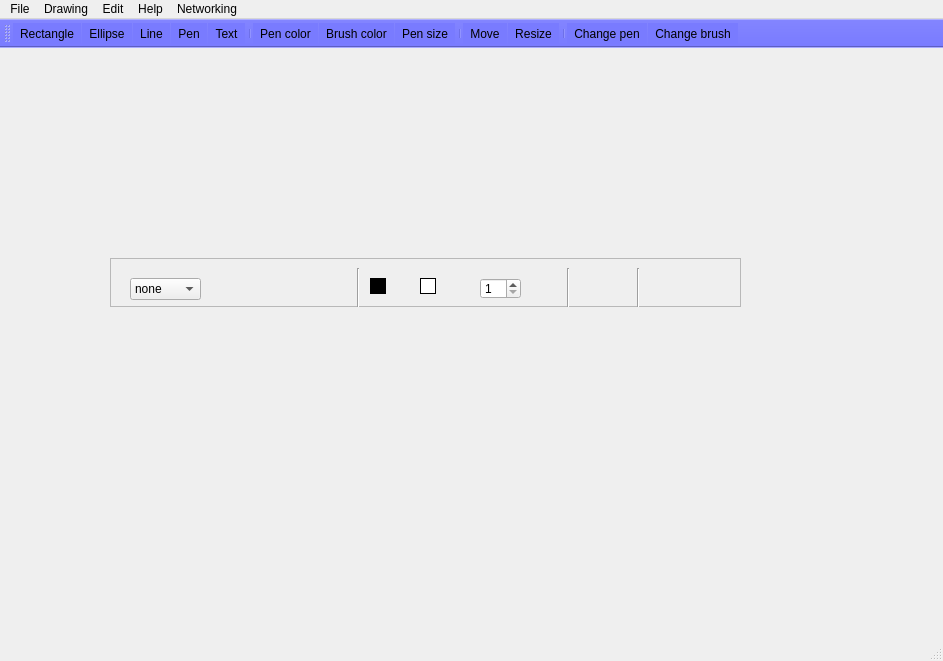
<?xml version="1.0" encoding="UTF-8"?>
<ui version="4.0">
 <class>main_window</class>
 <widget class="QMainWindow" name="main_window">
  <property name="geometry">
   <rect>
    <x>0</x>
    <y>0</y>
    <width>943</width>
    <height>661</height>
   </rect>
  </property>
  <property name="windowTitle">
   <string>Painter</string>
  </property>
  <property name="autoFillBackground">
   <bool>false</bool>
  </property>
  <property name="styleSheet">
   <string notr="true"/>
  </property>
  <property name="documentMode">
   <bool>false</bool>
  </property>
  <property name="tabShape">
   <enum>QTabWidget::Triangular</enum>
  </property>
  <widget class="QWidget" name="centralWidget">
   <widget class="QFrame" name="frame_2">
    <property name="geometry">
     <rect>
      <x>110</x>
      <y>210</y>
      <width>631</width>
      <height>49</height>
     </rect>
    </property>
    <property name="frameShape">
     <enum>QFrame::StyledPanel</enum>
    </property>
    <property name="frameShadow">
     <enum>QFrame::Raised</enum>
    </property>
    <widget class="QSpinBox" name="spin_box_pen_size">
     <property name="geometry">
      <rect>
       <x>370</x>
       <y>20</y>
       <width>41</width>
       <height>21</height>
      </rect>
     </property>
     <property name="minimum">
      <number>1</number>
     </property>
    </widget>
    <widget class="QPushButton" name="pushbutton_ellipse">
     <property name="geometry">
      <rect>
       <x>200</x>
       <y>10</y>
       <width>38</width>
       <height>38</height>
      </rect>
     </property>
     <property name="styleSheet">
      <string notr="true">#pushbutton_ellipse {
background-color: transparent;
border-image: url(:off.png);
background: none;
border: none;
background-repeat: none;
}

#pushbutton_ellipse:hover
{
border: 1px solid black;
}</string>
     </property>
     <property name="text">
      <string/>
     </property>
     <property name="icon">
      <iconset resource="resources.qrc">
       <normaloff>:/icons/icons/oval-shape.png</normaloff>:/icons/icons/oval-shape.png</iconset>
     </property>
     <property name="iconSize">
      <size>
       <width>32</width>
       <height>32</height>
      </size>
     </property>
    </widget>
    <widget class="QPushButton" name="pb_change_pen">
     <property name="geometry">
      <rect>
       <x>540</x>
       <y>10</y>
       <width>35</width>
       <height>35</height>
      </rect>
     </property>
     <property name="styleSheet">
      <string notr="true">#pb_change_pen{
background-color: transparent;
border-image: url(:off.png);
background: none;
border: none;
background-repeat: none;
}

#pb_change_pen:hover
{
border: 1px solid black;
}</string>
     </property>
     <property name="text">
      <string/>
     </property>
     <property name="icon">
      <iconset resource="resources.qrc">
       <normaloff>:/icons/icons/paint-palette.png</normaloff>:/icons/icons/paint-palette.png</iconset>
     </property>
     <property name="iconSize">
      <size>
       <width>20</width>
       <height>20</height>
      </size>
     </property>
    </widget>
    <widget class="QPushButton" name="pushButton_brush">
     <property name="geometry">
      <rect>
       <x>330</x>
       <y>10</y>
       <width>35</width>
       <height>35</height>
      </rect>
     </property>
     <property name="styleSheet">
      <string notr="true">#pushButton_brush{
background-color: transparent;
border-image: url(:off.png);
background: none;
border: none;
background-repeat: none;
}

#pushButton_brush:hover
{
border: 1px solid black;
}</string>
     </property>
     <property name="text">
      <string/>
     </property>
     <property name="icon">
      <iconset resource="resources.qrc">
       <normaloff>:/icons/icons/paint-brush.png</normaloff>:/icons/icons/paint-brush.png</iconset>
     </property>
     <property name="iconSize">
      <size>
       <width>22</width>
       <height>22</height>
      </size>
     </property>
    </widget>
    <widget class="QPushButton" name="pushbutton_pen">
     <property name="geometry">
      <rect>
       <x>90</x>
       <y>10</y>
       <width>38</width>
       <height>38</height>
      </rect>
     </property>
     <property name="styleSheet">
      <string notr="true">#pushbutton_pen{
background-color: transparent;
background: none;
border: none;
}
#pushbutton_pen:hover
{
border: 1px solid black;
}</string>
     </property>
     <property name="text">
      <string/>
     </property>
     <property name="icon">
      <iconset resource="resources.qrc">
       <normaloff>:/icons/icons/crayola.png</normaloff>:/icons/icons/crayola.png</iconset>
     </property>
     <property name="iconSize">
      <size>
       <width>23</width>
       <height>23</height>
      </size>
     </property>
    </widget>
    <widget class="Line" name="line_2">
     <property name="geometry">
      <rect>
       <x>450</x>
       <y>10</y>
       <width>16</width>
       <height>41</height>
      </rect>
     </property>
     <property name="orientation">
      <enum>Qt::Vertical</enum>
     </property>
    </widget>
    <widget class="QLabel" name="label_brush">
     <property name="geometry">
      <rect>
       <x>310</x>
       <y>20</y>
       <width>16</width>
       <height>16</height>
      </rect>
     </property>
     <property name="styleSheet">
      <string notr="true">border:1px solid black;
background-color: white;</string>
     </property>
     <property name="text">
      <string/>
     </property>
    </widget>
    <widget class="QPushButton" name="pushbutton_color">
     <property name="geometry">
      <rect>
       <x>280</x>
       <y>10</y>
       <width>31</width>
       <height>35</height>
      </rect>
     </property>
     <property name="styleSheet">
      <string notr="true">#pushbutton_color{
background-color: transparent;
border-image: url(:off.png);
background: none;
border: none;
background-repeat: none;
}

#pushbutton_color:hover
{
border: 1px solid black;
}</string>
     </property>
     <property name="text">
      <string/>
     </property>
     <property name="icon">
      <iconset resource="resources.qrc">
       <normaloff>:/icons/icons/paint-pen.png</normaloff>:/icons/icons/paint-pen.png</iconset>
     </property>
     <property name="iconSize">
      <size>
       <width>22</width>
       <height>22</height>
      </size>
     </property>
    </widget>
    <widget class="Line" name="line">
     <property name="geometry">
      <rect>
       <x>240</x>
       <y>10</y>
       <width>16</width>
       <height>41</height>
      </rect>
     </property>
     <property name="orientation">
      <enum>Qt::Vertical</enum>
     </property>
    </widget>
    <widget class="Line" name="line_3">
     <property name="geometry">
      <rect>
       <x>520</x>
       <y>10</y>
       <width>16</width>
       <height>41</height>
      </rect>
     </property>
     <property name="orientation">
      <enum>Qt::Vertical</enum>
     </property>
    </widget>
    <widget class="QPushButton" name="pushbutton_resize">
     <property name="geometry">
      <rect>
       <x>490</x>
       <y>10</y>
       <width>35</width>
       <height>35</height>
      </rect>
     </property>
     <property name="styleSheet">
      <string notr="true">#pushbutton_resize{
background-color: transparent;
border-image: url(:off.png);
background: none;
border: none;
background-repeat: none;
}

#pushbutton_resize:hover
{
border: 1px solid black;
}</string>
     </property>
     <property name="text">
      <string/>
     </property>
     <property name="icon">
      <iconset resource="resources.qrc">
       <normaloff>:/icons/icons/expand.png</normaloff>:/icons/icons/expand.png</iconset>
     </property>
     <property name="iconSize">
      <size>
       <width>22</width>
       <height>22</height>
      </size>
     </property>
    </widget>
    <widget class="QLabel" name="label">
     <property name="geometry">
      <rect>
       <x>420</x>
       <y>20</y>
       <width>25</width>
       <height>25</height>
      </rect>
     </property>
     <property name="text">
      <string/>
     </property>
     <property name="pixmap">
      <pixmap resource="resources.qrc">:/icons/icons/pen24.png</pixmap>
     </property>
     <property name="scaledContents">
      <bool>false</bool>
     </property>
    </widget>
    <widget class="QLabel" name="label_pen">
     <property name="geometry">
      <rect>
       <x>260</x>
       <y>20</y>
       <width>16</width>
       <height>16</height>
      </rect>
     </property>
     <property name="styleSheet">
      <string notr="true">border:1px solid black;
background-color: black;</string>
     </property>
     <property name="frameShape">
      <enum>QFrame::NoFrame</enum>
     </property>
     <property name="text">
      <string/>
     </property>
     <property name="textInteractionFlags">
      <set>Qt::LinksAccessibleByMouse|Qt::TextEditable</set>
     </property>
    </widget>
    <widget class="QPushButton" name="pushbutton_line">
     <property name="geometry">
      <rect>
       <x>170</x>
       <y>10</y>
       <width>31</width>
       <height>38</height>
      </rect>
     </property>
     <property name="styleSheet">
      <string notr="true">#pushbutton_line {
background-color: transparent;
border-image: url(:off.png);
background: none;
border: none;
background-repeat: none;
}

#pushbutton_line:hover
{
border: 1px solid black;
}</string>
     </property>
     <property name="text">
      <string/>
     </property>
     <property name="icon">
      <iconset resource="resources.qrc">
       <normaloff>:/icons/icons/vector.png</normaloff>:/icons/icons/vector.png</iconset>
     </property>
     <property name="iconSize">
      <size>
       <width>19</width>
       <height>19</height>
      </size>
     </property>
    </widget>
    <widget class="QComboBox" name="comboBox_shape">
     <property name="geometry">
      <rect>
       <x>20</x>
       <y>20</y>
       <width>71</width>
       <height>22</height>
      </rect>
     </property>
     <item>
      <property name="text">
       <string>none</string>
      </property>
     </item>
     <item>
      <property name="text">
       <string>line</string>
      </property>
     </item>
     <item>
      <property name="text">
       <string>rect</string>
      </property>
     </item>
     <item>
      <property name="text">
       <string>ellipse</string>
      </property>
     </item>
     <item>
      <property name="text">
       <string>pen</string>
      </property>
     </item>
    </widget>
    <widget class="QPushButton" name="pushbutton_rect">
     <property name="geometry">
      <rect>
       <x>130</x>
       <y>10</y>
       <width>38</width>
       <height>38</height>
      </rect>
     </property>
     <property name="styleSheet">
      <string notr="true">#pushbutton_rect {
background-color: transparent;
border-image: url(:off.png);
background: none;
border: none;
background-repeat: none;
}

#pushbutton_rect:hover
{
border: 1px solid black;
}</string>
     </property>
     <property name="text">
      <string/>
     </property>
     <property name="icon">
      <iconset resource="resources.qrc">
       <normaloff>:/icons/icons/irectangle.png</normaloff>
       <selectedon>icons/rectangle_click.png</selectedon>:/icons/icons/irectangle.png</iconset>
     </property>
     <property name="iconSize">
      <size>
       <width>32</width>
       <height>32</height>
      </size>
     </property>
    </widget>
    <widget class="QPushButton" name="pushbutton_hand">
     <property name="geometry">
      <rect>
       <x>460</x>
       <y>10</y>
       <width>35</width>
       <height>35</height>
      </rect>
     </property>
     <property name="styleSheet">
      <string notr="true">#pushbutton_hand{
background-color: transparent;
border-image: url(:off.png);
background: none;
border: none;
background-repeat: none;
}

#pushbutton_hand:hover
{
border: 1px solid black;
}</string>
     </property>
     <property name="text">
      <string/>
     </property>
     <property name="icon">
      <iconset resource="resources.qrc">
       <normaloff>:/icons/icons/hold.png</normaloff>:/icons/icons/hold.png</iconset>
     </property>
     <property name="iconSize">
      <size>
       <width>22</width>
       <height>22</height>
      </size>
     </property>
    </widget>
    <widget class="QPushButton" name="pb_change_brush">
     <property name="geometry">
      <rect>
       <x>570</x>
       <y>10</y>
       <width>35</width>
       <height>35</height>
      </rect>
     </property>
     <property name="styleSheet">
      <string notr="true">#pb_change_brush{
background-color: transparent;
border-image: url(:off.png);
background: none;
border: none;
background-repeat: none;
}

#pb_change_brush:hover
{
border: 1px solid black;
}</string>
     </property>
     <property name="text">
      <string/>
     </property>
     <property name="icon">
      <iconset resource="resources.qrc">
       <normaloff>:/icons/icons/spray.png</normaloff>:/icons/icons/spray.png</iconset>
     </property>
     <property name="iconSize">
      <size>
       <width>25</width>
       <height>25</height>
      </size>
     </property>
    </widget>
   </widget>
   <widget class="QLabel" name="label_2">
    <property name="geometry">
     <rect>
      <x>100</x>
      <y>590</y>
      <width>47</width>
      <height>13</height>
     </rect>
    </property>
    <property name="text">
     <string>TextLabel</string>
    </property>
   </widget>
  </widget>
  <widget class="QMenuBar" name="menuBar">
   <property name="geometry">
    <rect>
     <x>0</x>
     <y>0</y>
     <width>943</width>
     <height>21</height>
    </rect>
   </property>
   <property name="styleSheet">
    <string notr="true"/>
   </property>
   <widget class="QMenu" name="menuFIle">
    <property name="title">
     <string>File</string>
    </property>
    <addaction name="separator"/>
    <addaction name="actionOpen"/>
    <addaction name="actionSave"/>
    <addaction name="actionSave_As"/>
   </widget>
   <widget class="QMenu" name="menuHellp">
    <property name="title">
     <string>Help</string>
    </property>
   </widget>
   <widget class="QMenu" name="menuDrawing">
    <property name="title">
     <string>Drawing</string>
    </property>
    <widget class="QMenu" name="menuShape">
     <property name="title">
      <string>Shape</string>
     </property>
     <addaction name="actionRectangle"/>
     <addaction name="actionEllipse"/>
     <addaction name="actionLine"/>
     <addaction name="actionText"/>
     <addaction name="actionPen"/>
    </widget>
    <addaction name="menuShape"/>
    <addaction name="actionPen_color"/>
    <addaction name="actionBrush_color"/>
    <addaction name="actionPen_size"/>
   </widget>
   <widget class="QMenu" name="menuEdit">
    <property name="title">
     <string>Edit</string>
    </property>
    <addaction name="actionUndo"/>
    <addaction name="actionRedo"/>
    <addaction name="actionMove"/>
    <addaction name="actionResize"/>
    <addaction name="actionChange_pen"/>
    <addaction name="actionChange_brush"/>
   </widget>
   <widget class="QMenu" name="menuNetworking">
    <property name="title">
     <string>Networking</string>
    </property>
    <addaction name="actionConnect_to_server"/>
   </widget>
   <addaction name="menuFIle"/>
   <addaction name="menuDrawing"/>
   <addaction name="menuEdit"/>
   <addaction name="menuHellp"/>
   <addaction name="menuNetworking"/>
  </widget>
  <widget class="QToolBar" name="toolBar">
   <property name="palette">
    <palette>
     <active>
      <colorrole role="Button">
       <brush brushstyle="SolidPattern">
        <color alpha="255">
         <red>121</red>
         <green>123</green>
         <blue>255</blue>
        </color>
       </brush>
      </colorrole>
      <colorrole role="Base">
       <brush brushstyle="SolidPattern">
        <color alpha="255">
         <red>121</red>
         <green>123</green>
         <blue>255</blue>
        </color>
       </brush>
      </colorrole>
      <colorrole role="Window">
       <brush brushstyle="SolidPattern">
        <color alpha="255">
         <red>121</red>
         <green>123</green>
         <blue>255</blue>
        </color>
       </brush>
      </colorrole>
     </active>
     <inactive>
      <colorrole role="Button">
       <brush brushstyle="SolidPattern">
        <color alpha="255">
         <red>121</red>
         <green>123</green>
         <blue>255</blue>
        </color>
       </brush>
      </colorrole>
      <colorrole role="Base">
       <brush brushstyle="SolidPattern">
        <color alpha="255">
         <red>121</red>
         <green>123</green>
         <blue>255</blue>
        </color>
       </brush>
      </colorrole>
      <colorrole role="Window">
       <brush brushstyle="SolidPattern">
        <color alpha="255">
         <red>121</red>
         <green>123</green>
         <blue>255</blue>
        </color>
       </brush>
      </colorrole>
     </inactive>
     <disabled>
      <colorrole role="Button">
       <brush brushstyle="SolidPattern">
        <color alpha="255">
         <red>121</red>
         <green>123</green>
         <blue>255</blue>
        </color>
       </brush>
      </colorrole>
      <colorrole role="Base">
       <brush brushstyle="SolidPattern">
        <color alpha="255">
         <red>121</red>
         <green>123</green>
         <blue>255</blue>
        </color>
       </brush>
      </colorrole>
      <colorrole role="Window">
       <brush brushstyle="SolidPattern">
        <color alpha="255">
         <red>121</red>
         <green>123</green>
         <blue>255</blue>
        </color>
       </brush>
      </colorrole>
     </disabled>
    </palette>
   </property>
   <property name="windowTitle">
    <string>toolBar</string>
   </property>
   <property name="autoFillBackground">
    <bool>false</bool>
   </property>
   <property name="styleSheet">
    <string notr="true">background-color:rgb(121, 123, 255);</string>
   </property>
   <property name="toolButtonStyle">
    <enum>Qt::ToolButtonIconOnly</enum>
   </property>
   <property name="floatable">
    <bool>false</bool>
   </property>
   <attribute name="toolBarArea">
    <enum>TopToolBarArea</enum>
   </attribute>
   <attribute name="toolBarBreak">
    <bool>false</bool>
   </attribute>
   <addaction name="actionRectangle"/>
   <addaction name="actionEllipse"/>
   <addaction name="actionLine"/>
   <addaction name="actionPen"/>
   <addaction name="actionText"/>
   <addaction name="separator"/>
   <addaction name="actionPen_color"/>
   <addaction name="actionBrush_color"/>
   <addaction name="actionPen_size"/>
   <addaction name="separator"/>
   <addaction name="actionMove"/>
   <addaction name="actionResize"/>
   <addaction name="separator"/>
   <addaction name="actionChange_pen"/>
   <addaction name="actionChange_brush"/>
  </widget>
  <widget class="QStatusBar" name="statusBar"/>
  <action name="actionOpen">
   <property name="checkable">
    <bool>false</bool>
   </property>
   <property name="text">
    <string>Open</string>
   </property>
  </action>
  <action name="actionSave">
   <property name="checkable">
    <bool>true</bool>
   </property>
   <property name="text">
    <string>Save</string>
   </property>
  </action>
  <action name="actionSave_As">
   <property name="checkable">
    <bool>true</bool>
   </property>
   <property name="text">
    <string>Save As...</string>
   </property>
  </action>
  <action name="actionRectangle">
   <property name="icon">
    <iconset resource="resources.qrc">
     <normaloff>:/icons/icons/irectangle.png</normaloff>:/icons/icons/irectangle.png</iconset>
   </property>
   <property name="text">
    <string>Rectangle</string>
   </property>
  </action>
  <action name="actionEllipse">
   <property name="icon">
    <iconset resource="resources.qrc">
     <normaloff>:/icons/icons/oval-shape.png</normaloff>:/icons/icons/oval-shape.png</iconset>
   </property>
   <property name="text">
    <string>Ellipse</string>
   </property>
  </action>
  <action name="actionLine">
   <property name="icon">
    <iconset resource="resources.qrc">
     <normaloff>:/icons/icons/vector.png</normaloff>:/icons/icons/vector.png</iconset>
   </property>
   <property name="text">
    <string>Line</string>
   </property>
  </action>
  <action name="actionPen">
   <property name="icon">
    <iconset resource="resources.qrc">
     <normaloff>:/icons/icons/crayola.png</normaloff>:/icons/icons/crayola.png</iconset>
   </property>
   <property name="text">
    <string>Pen</string>
   </property>
  </action>
  <action name="actionText">
   <property name="icon">
    <iconset resource="resources.qrc">
     <normaloff>:/icons/icons/text.png</normaloff>:/icons/icons/text.png</iconset>
   </property>
   <property name="text">
    <string>Text</string>
   </property>
  </action>
  <action name="actionPen_color">
   <property name="icon">
    <iconset resource="resources.qrc">
     <normaloff>:/icons/icons/paint-pen.png</normaloff>:/icons/icons/paint-pen.png</iconset>
   </property>
   <property name="text">
    <string>Pen color</string>
   </property>
  </action>
  <action name="actionBrush_color">
   <property name="icon">
    <iconset resource="resources.qrc">
     <normaloff>:/icons/icons/paint-brush.png</normaloff>:/icons/icons/paint-brush.png</iconset>
   </property>
   <property name="text">
    <string>Brush color</string>
   </property>
  </action>
  <action name="actionMove">
   <property name="icon">
    <iconset resource="resources.qrc">
     <normaloff>:/icons/icons/hold.png</normaloff>:/icons/icons/hold.png</iconset>
   </property>
   <property name="text">
    <string>Move</string>
   </property>
  </action>
  <action name="actionResize">
   <property name="icon">
    <iconset resource="resources.qrc">
     <normaloff>:/icons/icons/expand.png</normaloff>:/icons/icons/expand.png</iconset>
   </property>
   <property name="text">
    <string>Resize</string>
   </property>
  </action>
  <action name="actionChange_pen">
   <property name="icon">
    <iconset resource="resources.qrc">
     <normaloff>:/icons/icons/paint-palette.png</normaloff>:/icons/icons/paint-palette.png</iconset>
   </property>
   <property name="text">
    <string>Change pen</string>
   </property>
  </action>
  <action name="actionChange_brush">
   <property name="icon">
    <iconset resource="resources.qrc">
     <normaloff>:/icons/icons/spray.png</normaloff>:/icons/icons/spray.png</iconset>
   </property>
   <property name="text">
    <string>Change brush</string>
   </property>
  </action>
  <action name="actionPen_size">
   <property name="icon">
    <iconset resource="resources.qrc">
     <normaloff>:/icons/icons/pen24.png</normaloff>:/icons/icons/pen24.png</iconset>
   </property>
   <property name="text">
    <string>Pen size</string>
   </property>
  </action>
  <action name="actionCurr_pen_color">
   <property name="text">
    <string>curr_pen_color</string>
   </property>
  </action>
  <action name="actionUndo">
   <property name="icon">
    <iconset resource="resources.qrc">
     <normaloff>:/icons/icons/back.png</normaloff>:/icons/icons/back.png</iconset>
   </property>
   <property name="text">
    <string>Undo</string>
   </property>
   <property name="shortcut">
    <string>Ctrl+Z</string>
   </property>
  </action>
  <action name="actionRedo">
   <property name="icon">
    <iconset resource="resources.qrc">
     <normaloff>:/icons/icons/forward.png</normaloff>:/icons/icons/forward.png</iconset>
   </property>
   <property name="text">
    <string>Redo</string>
   </property>
   <property name="shortcut">
    <string>Ctrl+Y</string>
   </property>
  </action>
  <action name="actionConnect_to_server">
   <property name="checkable">
    <bool>true</bool>
   </property>
   <property name="text">
    <string>Connect to server</string>
   </property>
  </action>
 </widget>
 <layoutdefault spacing="6" margin="11"/>
 <resources>
  <include location="resources.qrc"/>
 </resources>
 <connections/>
</ui>
